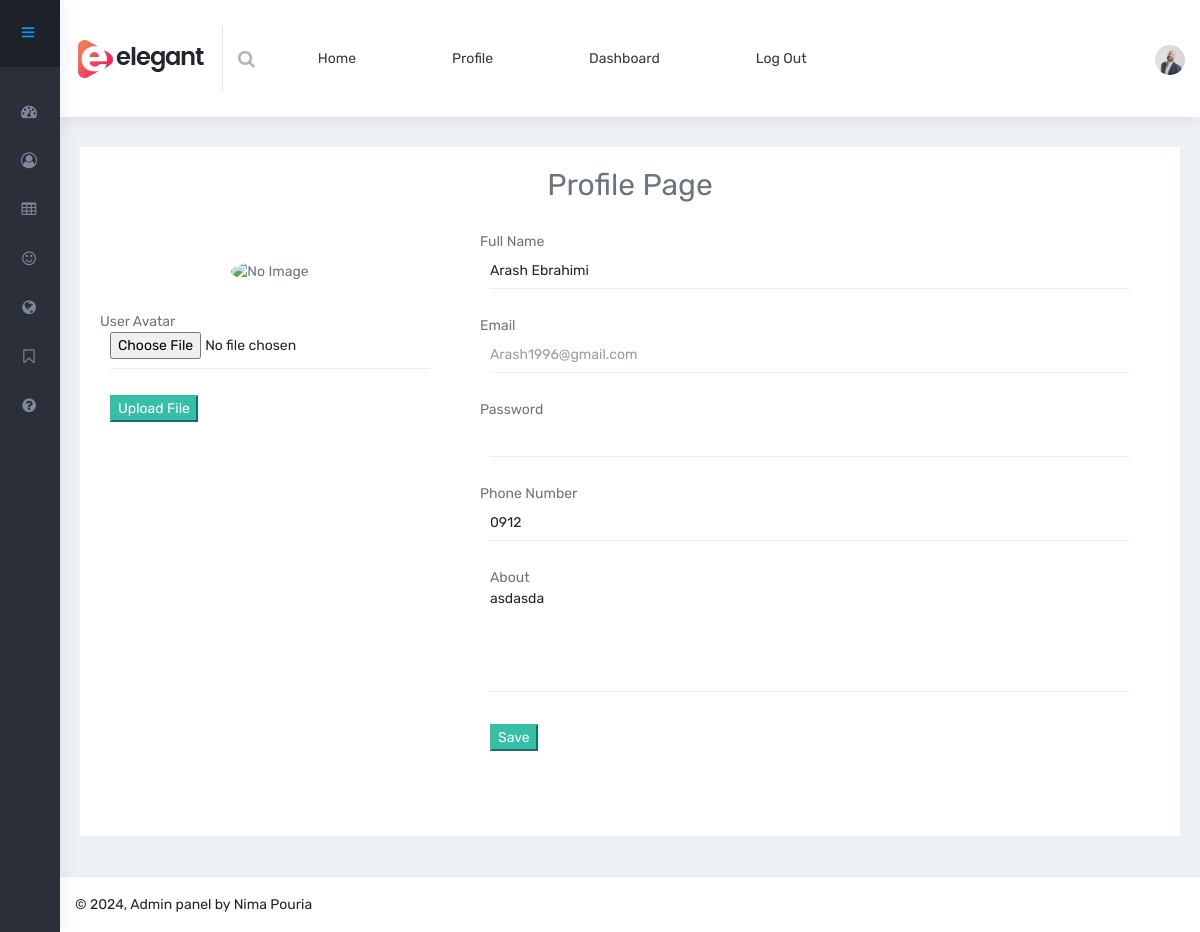
The app's page /admin_profile (signed in) with its own data.
### app/models.py (models this page shows)
class Profile(db.Model):
    id = db.Column(db.Integer, primary_key=True)
    fullname = db.Column(db.String(120), unique=True, nullable=False)
    email = db.Column(db.String(120), unique=True, nullable=False)
    password = db.Column(db.String(120), nullable=False)
    avatar = db.Column(db.String(120), nullable=True)
    phone = db.Column(db.String(120), nullable=True)
    about = db.Column(db.Text, nullable=True)
    user_id = db.Column(db.Integer, db.ForeignKey('user.id'), nullable=False, unique=True)

### app/__init__.py (the view)
    @app.route('/admin_profile', methods=['GET', 'POST'])
    @login_required
    def profile():
        if request.method == 'POST':
            profile = Profile.query.filter_by(user_id=current_user.id).first()
            if not profile:
                abort(404)
            else:
                fullname = request.form.get('fullname')
                phone = request.form.get('phone')
                about = request.form.get('about')
                new_password = request.form.get('new_password')
                user = User.query.filter_by(id=current_user.id).first()
                if new_password and not user.check_password(new_password):
                    user.password = new_password
                    user.hash_password()
                profile.fullname = fullname
                profile.phone = phone
                profile.about = about
                db.session.commit()
                return redirect(url_for('dashboard'))
        else:
            profile = Profile.query.filter_by(user_id=current_user.id).first()
            return render_template('admin/profile.html', title='Profile', profile=profile)

### app/templates/admin/profile.html (shortened to what this page needs)
{% extends 'layouts/admin-layout.html' %}
{% block content %}
    <h2 class="text-center">Profile Page</h2>
    <div class="row">
        <div class="col-lg-4 col-xlg-3 col-md-5">
            <div class="card">
                <div class="card-body">
                    <center class="m-t-30"><img
                            src="{{ url_for('file_uploads', name=profile.avatar if profile.avatar else '233') }}"
                            alt="No Image" class="img-circle" width="150"/>
                    </center>
                </div>
                <form action="{{ url_for("upload_profile") }}" method="post" enctype="multipart/form-data"
                      class="form-horizontal form-material">
                    <div class="form-group">
                        <label class="input is-link">User Avatar</label>
                        <div class="col-md-12">
                            <input type="file" name="avatar"
                                   class="form-control form-control-line">
                        </div>
                    </div>
                    <div class="form-group">
                        <div class="col-sm-12">
                            <button type="submit" class="btn-success">Upload File</button>
                        </div>
                    </div>
                </form>
            </div>
        </div>
        <div class="col-lg-8 col-xlg-9 col-md-7">
            <div class="card">
                <div class="card-body">
                    <form action="{{ url_for("profile") }}" method="post"
                          class="form-horizontal form-material">
                        <div class="form-group">
                            <label class="input is-link">Full Name</label>
                            <div class="col-md-12">
                                <input type="text" name="fullname" value="{{ profile.fullname }}"
                                       class="form-control form-control-line">
                            </div>
                        </div>
                        <div class="form-group">
                            <label for="example-email" class="input is-link">Email</label>
                            <div class="col-md-12">
                                <input type="email" placeholder="{{ profile.email }}"
                                       class="form-control form-control-line" name="email" disabled>
                            </div>
                        </div>
                        <div class="form-group">
                            <label class="input is-link">Password</label>
                            <div class="col-md-12">
                                <input type="password" class="form-control form-control-line" name="password">
                            </div>
                        </div>
                        <div class="form-group">
                            <label class="input is-link">Phone Number</label>
                            <div class="col-md-12">
                                <input type="text" value="{{ profile.phone }}" name="phone"
                                       class="form-control form-control-line">
                            </div>
                        </div>
                        <div class="form-group">
                            <label class="col-md-12">About</label>
                            <div class="col-md-12">
                                <textarea rows="5" class="form-control form-control-line"
                                          name="about">{{ profile.about }}</textarea>
                            </div>
                        </div>
                        <div class="form-group">
                            <div class="col-sm-12">
                                <button type="submit" class="btn-success">Save</button>
                            </div>
                        </div>
                    </form>
                </div>
            </div>
        </div>
    </div>
{% endblock %}

### records on screen
Profile: fullname "Arash Ebrahimi", email "Arash1996@gmail.com", phone "0912", about "asdasda"
